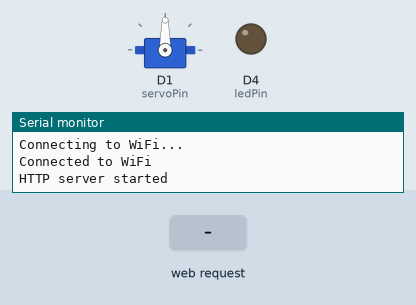
The sketch below on a simulated ESP8266 (NodeMCU). On the bench: servo, output pins drawn as LEDs (lit = HIGH), the last lines printed to the serial monitor. The test bench sets the inputs (shaded band). WiFi joins after 1.5 s; servers stay silent unless stated.

Above: at 3.2 s.
3.3 s: HTTP request GET /encender received
At 3.7 s:
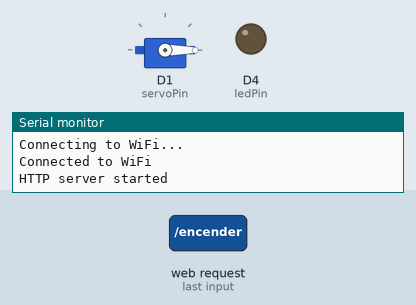
4.8 s: HTTP request GET /apagar received
At 6.1 s:
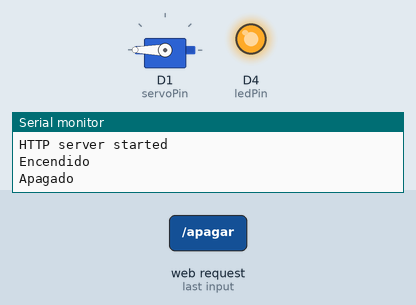
Timing chart, 0 to 7.8 s (numbered marks = the images above; inputs shaded):
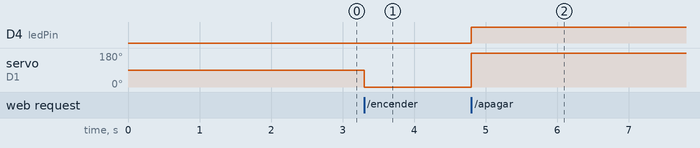

The sketch:

Puerta_ESP8266.ino
```cpp
#include <ESP8266WiFi.h>
#include <ESP8266WebServer.h>
#include <Servo.h>

const char* ssid = "MEGACABLE_2.4G_43F4";
const char* password = "Z6D8M3N3Z4Q4J6h9a2a2";

ESP8266WebServer server(80);

const int ledPin = 2; // Pin donde está conectado el LED
Servo myservo;
int servoPin = D1; // Pin D1 del ESP8266

void setup() {
  Serial.begin(115200);

  myservo.attach(servoPin); // Adjunta el servo al pin correspondiente
  pinMode(LED_BUILTIN, OUTPUT);
  digitalWrite(ledPin, LOW);

  WiFi.begin(ssid, password);
  while (WiFi.status() != WL_CONNECTED) {
    delay(1000);
    Serial.println("Connecting to WiFi...");
  }
  Serial.println("Connected to WiFi");

  server.on("/encender", []() {
    digitalWrite(LED_BUILTIN, LOW);
    myservo.write(0);
    delay(1000); // Esperar un segundo
    server.send(200, "text/plain", "LED encendido");
    Serial.println("Encendido");
  });

  server.on("/apagar", []() {
    digitalWrite(LED_BUILTIN, HIGH);
    myservo.write(180);
    delay(1000); // Esperar un segundo
    server.send(200, "text/plain", "LED apagado");
    Serial.println("Apagado");
  });

  server.begin();
  Serial.println("HTTP server started");
}

void loop() {
  server.handleClient();
}
```

Measured:
- after the input at 3.3 s, servo on D1 (servoPin): 90° → 0° at once
- after the input at 4.8 s, D4 (ledPin): LOW → HIGH at once; servo on D1 (servoPin): 0° → 180° at once
